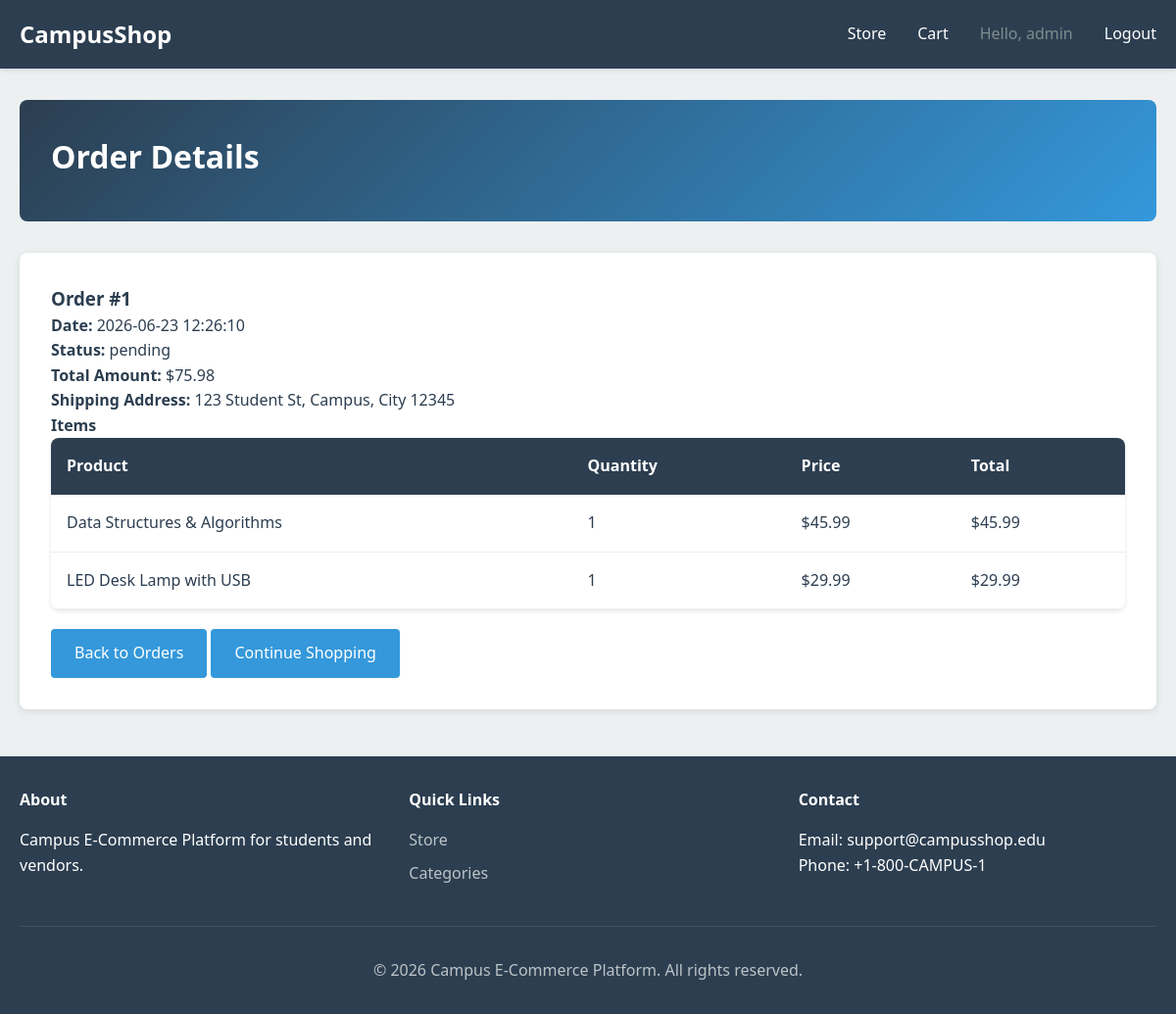
The page /shopping chart/order_details.php?id=1 (signed in) on the database its author committed.
### tables this page shows
CREATE TABLE `orders` (
  `id` INT AUTO_INCREMENT PRIMARY KEY,
  `order_number` VARCHAR(50) UNIQUE,
  `user_id` INT NOT NULL,
  `vendor_id` INT,
  `address_id` INT,
  `coupon_id` INT,
  `subtotal` DECIMAL(12, 2) NOT NULL DEFAULT 0,
  `discount_amount` DECIMAL(12, 2) DEFAULT 0,
  `tax_amount` DECIMAL(12, 2) DEFAULT 0,
  `shipping_cost` DECIMAL(12, 2) DEFAULT 0,
  `total_amount` DECIMAL(12, 2) NOT NULL,
  `shipping_address` TEXT,
  `billing_address` TEXT,
  `status` ENUM('pending', 'confirmed', 'shipped', 'delivered', 'cancelled') DEFAULT 'pending',
  `order_status` ENUM('pending', 'confirmed', 'processing', 'shipped', 'delivered', 'cancelled') DEFAULT 'pending',
  `payment_status` ENUM('unpaid', 'paid', 'partial', 'refunded') DEFAULT 'unpaid',
  `delivery_address` TEXT,
  `delivery_phone` VARCHAR(20),
  `delivery_notes` TEXT,
  `tracking_number` VARCHAR(100),
  `created_at` TIMESTAMP DEFAULT CURRENT_TIMESTAMP,
  `updated_at` TIMESTAMP DEFAULT CURRENT_TIMESTAMP ON UPDATE CURRENT_TIMESTAMP,
  `delivered_at` DATETIME NULL,
  FOREIGN KEY (`user_id`) REFERENCES `users`(`id`) ON DELETE CASCADE,
  FOREIGN KEY (`vendor_id`) REFERENCES `users`(`id`) ON DELETE SET NULL,
  FOREIGN KEY (`address_id`) REFERENCES `addresses`(`id`) ON DELETE SET NULL,
  FOREIGN KEY (`coupon_id`) REFERENCES `coupons_discounts`(`id`) ON DELETE SET NULL,
  INDEX `idx_user_id` (`user_id`),
  INDEX `idx_vendor_id` (`vendor_id`),
  INDEX `idx_order_status` (`order_status`),
  INDEX `idx_payment_status` (`payment_status`),
  INDEX `idx_created_at` (`created_at`)
);

CREATE TABLE `order_items` (
  `id` INT AUTO_INCREMENT PRIMARY KEY,
  `order_id` INT NOT NULL,
  `product_id` INT NOT NULL,
  `product_title` VARCHAR(255),
  `product_image` VARCHAR(255),
  `quantity` INT NOT NULL,
  `price` DECIMAL(12, 2),
  `unit_price` DECIMAL(12, 2),
  `subtotal` DECIMAL(12, 2),
  `created_at` TIMESTAMP DEFAULT CURRENT_TIMESTAMP,
  FOREIGN KEY (`order_id`) REFERENCES `orders`(`id`) ON DELETE CASCADE,
  FOREIGN KEY (`product_id`) REFERENCES `products`(`id`) ON DELETE CASCADE,
  INDEX `idx_order_id` (`order_id`)
);

CREATE TABLE `products` (
  `id` INT AUTO_INCREMENT PRIMARY KEY,
  `vendor_id` INT NOT NULL,
  `category_id` INT NOT NULL,
  `title` VARCHAR(255) NOT NULL,
  `slug` VARCHAR(255),
  `description` LONGTEXT,
  `short_description` VARCHAR(500),
  `price` DECIMAL(12, 2) NOT NULL,
  `discount_price` DECIMAL(12, 2),
  `quantity` INT DEFAULT 0,
  `main_image` VARCHAR(255),
  `status` ENUM('draft', 'active', 'inactive', 'archived') DEFAULT 'draft',
  `rating` DECIMAL(3, 2) DEFAULT 0.00,
  `total_reviews` INT DEFAULT 0,
  `total_sales` INT DEFAULT 0,
  `sku` VARCHAR(100) UNIQUE,
  `created_at` TIMESTAMP DEFAULT CURRENT_TIMESTAMP,
  `updated_at` TIMESTAMP DEFAULT CURRENT_TIMESTAMP ON UPDATE CURRENT_TIMESTAMP,
  FOREIGN KEY (`vendor_id`) REFERENCES `users`(`id`) ON DELETE CASCADE,
  FOREIGN KEY (`category_id`) REFERENCES `categories`(`id`) ON DELETE RESTRICT,
  INDEX `idx_vendor_id` (`vendor_id`),
  INDEX `idx_category_id` (`category_id`),
  INDEX `idx_status` (`status`),
  INDEX `idx_rating` (`rating`),
  FULLTEXT INDEX `ft_search` (`title`, `description`, `short_description`)
);

### authentication/config.php (called while the page is built, shortened)
<?php
$dbHost = 'localhost';
$dbUser = 'root';
$dbPass = '';
$dbName = 'campus_based_e_commerce_platform';
$pdo = null;
function getPDOConnection() {
    global $pdo, $dbHost, $dbUser, $dbPass, $dbName;
    if (!$pdo) {
        try {
            $pdo = new PDO("mysql:host=$dbHost;dbname=$dbName;charset=utf8mb4", $dbUser, $dbPass);
            $pdo->setAttribute(PDO::ATTR_ERRMODE, PDO::ERRMODE_EXCEPTION);
        } catch (PDOException $e) {
            die('Database connection failed: ' . $e->getMessage());
        }
    }
    return $pdo;
}
function fetchRow($query, $params = []) {
    $stmt = getPDOConnection()->prepare($query);
    $stmt->execute($params);
    return $stmt->fetch(PDO::FETCH_ASSOC);
}
function fetchAll($query, $params = []) {
    $stmt = getPDOConnection()->prepare($query);
    $stmt->execute($params);
    return $stmt->fetchAll(PDO::FETCH_ASSOC);
}
?>

### shopping chart/order_details.php (the view, shortened to what this page needs)
<?php
require_once __DIR__ . '/../authentication/config.php';
$orderId = intval($_GET['id'] ?? 0);
$order = fetchRow('SELECT * FROM orders WHERE id = ?', [$orderId]);
$isAdmin = ($_SESSION['user']['role'] ?? '') === 'admin';
$orderItems = fetchAll('SELECT oi.*, p.title FROM order_items oi
                        LEFT JOIN products p ON oi.product_id = p.id
                        WHERE oi.order_id = ?', [$orderId]);
?>
<?php include_once __DIR__ . '/../site_layout_and_assets/header.php'; ?>
<div class="page-header">
    <h1>Order Details</h1>
</div>
<div class="card">
    <div class="order-details">
        <h3>Order #<?php echo $orderId; ?></h3>
        <p><strong>Date:</strong> <?php echo $order['created_at']; ?></p>
        <p><strong>Status:</strong> <?php echo htmlspecialchars($order['status']); ?></p>
        <p><strong>Total Amount:</strong> $<?php echo number_format($order['total_amount'], 2); ?></p>
        <p><strong>Shipping Address:</strong> <?php echo htmlspecialchars($order['shipping_address']); ?></p>
    </div>
    <h4>Items</h4>
    <table class="cart-table">
        <thead>
            <tr>
                <th>Product</th>
                <th>Quantity</th>
                <th>Price</th>
                <th>Total</th>
            </tr>
        </thead>
        <tbody>
            <?php foreach ($orderItems as $item): ?>
                <tr>
                    <td><?php echo htmlspecialchars($item['title']); ?></td>
                    <td><?php echo $item['quantity']; ?></td>
                    <td>$<?php echo number_format($item['price'], 2); ?></td>
                    <td>$<?php echo number_format($item['quantity'] * $item['price'], 2); ?></td>
                </tr>
            <?php endforeach; ?>
        </tbody>
    </table>
    <div style="margin-top: 20px;">
        <?php if ($isAdmin): ?>
            <a href="../admin_vendor%20management/admin/orders.php" class="button">Back to Orders</a>
        <?php else: ?>
            <a href="orders.php" class="button">Back to Orders</a>
        <?php endif; ?>
        <a href="../store/index.php" class="button">Continue Shopping</a>
    </div>
</div>
<?php include_once __DIR__ . '/../site_layout_and_assets/footer.php'; ?>

### site_layout_and_assets/style.css (style rules this page uses)
* { margin: 0; padding: 0; box-sizing: border-box; }
:root { --primary-color: #2c3e50; --secondary-color: #3498db; --accent-color: #e74c3c; --background-color: #ecf0f1; --text-color: #2c3e50; --light-text: #7f8c8d; }
body { font-family: 'Segoe UI', Tahoma, Geneva, Verdana, sans-serif; background-color: var(--background-color); color: var(--text-color); line-height: 1.6; }
.page-header { background: linear-gradient(135deg, var(--primary-color), var(--secondary-color)); color: white; padding: 2rem; margin-bottom: 2rem; border-radius: 8px; }
.page-header h1 { margin-bottom: 0.5rem; }
.card { background: white; border-radius: 8px; padding: 2rem; box-shadow: 0 2px 8px rgba(0,0,0,0.1); margin-bottom: 2rem; }
.button { display: inline-block; background-color: var(--secondary-color); color: white; padding: 0.75rem 1.5rem; border: none; border-radius: 4px; cursor: pointer; text-decoration: none; font-size: 1rem; transition: background-color 0.3s; }
.cart-table, .admin-table, .orders-table { width: 100%; border-collapse: collapse; background: white; border-radius: 8px; overflow: hidden; box-shadow: 0 2px 4px rgba(0,0,0,0.1); }
.cart-table thead, .admin-table thead, .orders-table thead { background-color: var(--primary-color); color: white; }
.cart-table th, .admin-table th, .orders-table th { padding: 1rem; text-align: left; font-weight: 600; }
.cart-table td, .admin-table td, .orders-table td { padding: 1rem; border-bottom: 1px solid #eee; }

### rows shown on the page
orders: created_at "2026-06-23 12:26:10", status "pending", total_amount "75.98", shipping_address "123 Student St, Campus, City 12345"
order_items: product.title "Data Structures & Algorithms", quantity "1", price "45.99", $item['quantity']*$item['price'] "45.99"
order_items: product.title "LED Desk Lamp with USB", quantity "1", price "29.99", $item['quantity']*$item['price'] "29.99"

### other values the page prints
$_SESSION['user']['username'] "admin"
$orderId "1"
